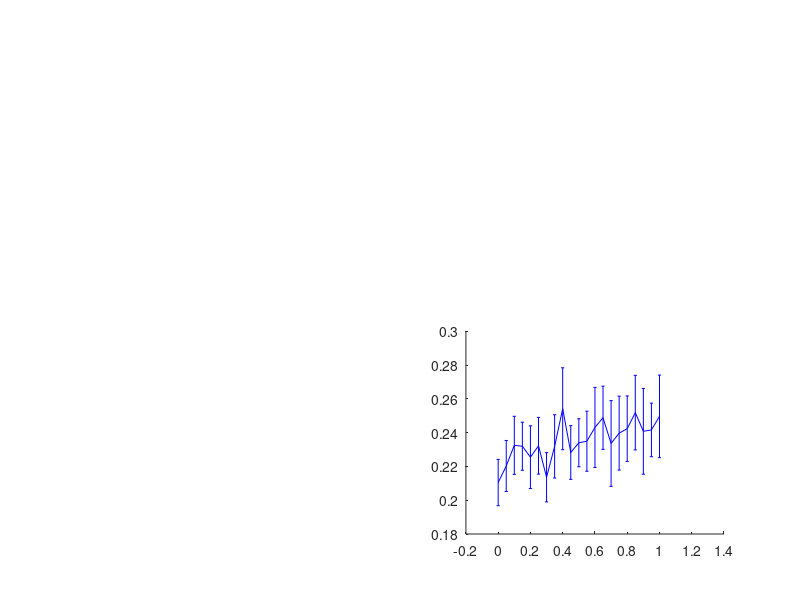

Recreate this plot in MATLAB. (Note: this script raises an error after producing the figure.)
%%% Producing Figure 4.5 from the thesis, Chapter 4.

%%% Producing plots with error bars for a varying chronically infected 
%%% death rate alpha_C

%%% This is done for epsilon = 0, epsilon = 0.5. 

%%% Run in conjunction with the similarly named script in the SIS, SIR and 
%%% SICS folder.

%%% Run in order of SIS, SICS, SIR, SICR


z = 1.96;
T = 500;

cvec = 0:0.05:1;
%% Alpha = 80, Epsilon = 0
load('SICRcEps0Alpha80it100t500')
sz = size(minorextinct);
avgmin = zeros(1, sz(2)); 
cimin = zeros(1, sz(2));
for i = 1:sz(2)
    nzmin = nonzeros(minorextinct(:,i));  %all nonzero extinction times from a minor outbreak
    
    up2 = find(nzmin > T); %ignoring all extinction times greater than T
    nzmin(up2) = [];
   
    if length(nzmin) > 0.5*sz(1)  %finding the mean and CI for minor outbreaks
        avgmin(i) = mean(nzmin);
        cimin(i) = z*std(nzmin)/sqrt(length(nzmin));
    end
end
g = find(avgmin>0);

subplot(2,2,4)
if isempty(g) == 0
    errorbar(cvec(g), avgmin(g), cimin(g), 'b-', 'LineWidth', 0.5)
    hold on
end

%% Alpha = 40, Epsilon = 0
load('SICRcEps0Alpha40it100t500')
sz = size(minorextinct);
avgmin = zeros(1, sz(2)); 
cimin = zeros(1, sz(2));
for i = 1:sz(2)
    nzmin = nonzeros(minorextinct(:,i));  %all nonzero extinction times from a minor outbreak
    
    up2 = find(nzmin > T); %ignoring all extinction times greater than T
    nzmin(up2) = [];
   
    if length(nzmin) > 0.5*sz(1)  %finding the mean and CI for minor outbreaks
        avgmin(i) = mean(nzmin);
        cimin(i) = z*std(nzmin)/sqrt(length(nzmin));
    end
end
g = find(avgmin>0);

subplot(2,2,2)
if isempty(g) == 0
    errorbar(cvec(g), avgmin(g), cimin(g), 'b-', 'LineWidth', 0.5)
    hold on
end

%% Alpha = 80, Epsilon 0.5
load('SICRcEps05Alpha80it100t500')
sz = size(minorextinct);
avgmin = zeros(1, sz(2)); 
cimin = zeros(1, sz(2));
for i = 1:sz(2)
    nzmin = nonzeros(minorextinct(:,i));  %all nonzero extinction times from a minor outbreak
    
    up2 = find(nzmin > T); %ignoring all extinction times greater than T
    nzmin(up2) = [];
   
    if length(nzmin) > 0.5*sz(1)  %finding the mean and CI for minor outbreaks
        avgmin(i) = mean(nzmin);
        cimin(i) = z*std(nzmin)/sqrt(length(nzmin));
    end
end
g = find(avgmin>0);

subplot(2,2,4)
if isempty(g) == 0
    errorbar(cvec(g), avgmin(g), cimin(g), 'r-', 'LineWidth', 0.5)
    hold on
end
ylim([0 2])
xlim([0 1])
xticks([0 0.2 0.4 0.6 0.8 1])
xlabel('c');
set(gca, 'Position', [0.52 0.1 0.21 0.405])
str = 'B(ii)';
dim = [.69 .465 .03 .03];
annotation('textbox', dim, 'String', str, 'FitBoxToText', 'off', 'EdgeColor', 'w');
hold on

%% Alpha = 40, Epsilon = 0.5
load('SICRcEps05Alpha40it100t500')
sz = size(minorextinct);
avgmin = zeros(1, sz(2)); 
cimin = zeros(1, sz(2));
for i = 1:sz(2)
    nzmin = nonzeros(minorextinct(:,i));  %all nonzero extinction times from a minor outbreak
    
    up2 = find(nzmin > T); %ignoring all extinction times greater than T
    nzmin(up2) = [];
   
    if length(nzmin) > 0.5*sz(1)  %finding the mean and CI for minor outbreaks
        avgmin(i) = mean(nzmin);
        cimin(i) = z*std(nzmin)/sqrt(length(nzmin));
    end
end
g = find(avgmin>0);

subplot(2,2,2)
if isempty(g) == 0
    errorbar(cvec(g), avgmin(g), cimin(g), 'r-', 'LineWidth', 0.5)
    hold on
end
ylim([0 2])
xlim([0 1])
xticks([0 0.2 0.4 0.6 0.8 1])
xticklabels([])
set(gca, 'Position', [0.52 0.55 0.21 0.405])
str = 'B(i)';
dim = [.69 .915 .03 .03];
annotation('textbox', dim, 'String', str, 'FitBoxToText', 'off', 'EdgeColor', 'w');
hold on